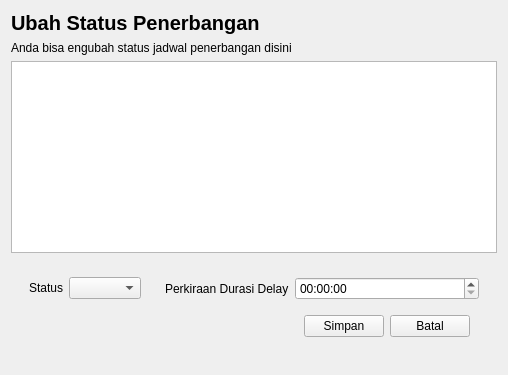
         <widget class="QWidget" name="ubahsp">
          <layout class="QVBoxLayout" name="verticalLayout_7">
           <item>
            <widget class="QLabel" name="label_33">
             <property name="sizePolicy">
              <sizepolicy hsizetype="Ignored" vsizetype="Preferred">
               <horstretch>0</horstretch>
               <verstretch>0</verstretch>
              </sizepolicy>
             </property>
             <property name="styleSheet">
              <string notr="true">font-weight: bold; font-size: 20px;</string>
             </property>
             <property name="text">
              <string>Ubah Status Penerbangan</string>
             </property>
            </widget>
           </item>
           <item>
            <widget class="QLabel" name="label_34">
             <property name="text">
              <string>Anda bisa engubah status jadwal penerbangan disini</string>
             </property>
            </widget>
           </item>
           <item>
            <widget class="QTableWidget" name="tableWidget_5"/>
           </item>
           <item>
            <widget class="QWidget" name="widget_17" native="true">
             <property name="sizePolicy">
              <sizepolicy hsizetype="Expanding" vsizetype="Expanding">
               <horstretch>0</horstretch>
               <verstretch>0</verstretch>
              </sizepolicy>
             </property>
             <layout class="QHBoxLayout" name="horizontalLayout_6">
              <item>
               <widget class="QWidget" name="widget_18" native="true">
                <layout class="QFormLayout" name="formLayout_6">
                 <item row="0" column="0">
                  <widget class="QLabel" name="label_35">
                   <property name="text">
                    <string>Status</string>
                   </property>
                  </widget>
                 </item>
                 <item row="0" column="1">
                  <widget class="QComboBox" name="comboBox">
                   <property name="sizePolicy">
                    <sizepolicy hsizetype="Maximum" vsizetype="Fixed">
                     <horstretch>0</horstretch>
                     <verstretch>0</verstretch>
                    </sizepolicy>
                   </property>
                   <property name="maximumSize">
                    <size>
                     <width>200</width>
                     <height>16777215</height>
                    </size>
                   </property>
                  </widget>
                 </item>
                </layout>
               </widget>
              </item>
              <item>
               <widget class="QWidget" name="widget_19" native="true">
                <layout class="QFormLayout" name="formLayout_7">
                 <item row="0" column="0">
                  <widget class="QLabel" name="label_36">
                   <property name="text">
                    <string>Perkiraan Durasi Delay</string>
                   </property>
                  </widget>
                 </item>
                 <item row="0" column="1">
                  <widget class="QTimeEdit" name="timeEdit_3">
                   <property name="maximumSize">
                    <size>
                     <width>200</width>
                     <height>16777215</height>
                    </size>
                   </property>
                  </widget>
                 </item>
                 <item row="1" column="1">
                  <widget class="QWidget" name="widget_20" native="true">
                   <layout class="QGridLayout" name="gridLayout_9">
                    <item row="0" column="0">
                     <widget class="QPushButton" name="pushButton_10">
                      <property name="sizePolicy">
                       <sizepolicy hsizetype="Maximum" vsizetype="Fixed">
                        <horstretch>0</horstretch>
                        <verstretch>0</verstretch>
                       </sizepolicy>
                      </property>
                      <property name="maximumSize">
                       <size>
                        <width>120</width>
                        <height>16777215</height>
                       </size>
                      </property>
                      <property name="text">
                       <string>Simpan</string>
                      </property>
                     </widget>
                    </item>
                    <item row="0" column="1">
                     <widget class="QPushButton" name="pushButton_11">
                      <property name="sizePolicy">
                       <sizepolicy hsizetype="Maximum" vsizetype="Fixed">
                        <horstretch>0</horstretch>
                        <verstretch>0</verstretch>
                       </sizepolicy>
                      </property>
                      <property name="maximumSize">
                       <size>
                        <width>120</width>
                        <height>16777215</height>
                       </size>
                      </property>
                      <property name="text">
                       <string>Batal</string>
                      </property>
                     </widget>
                    </item>
                   </layout>
                  </widget>
                 </item>
                </layout>
               </widget>
              </item>
             </layout>
            </widget>
           </item>
          </layout>
         </widget>
